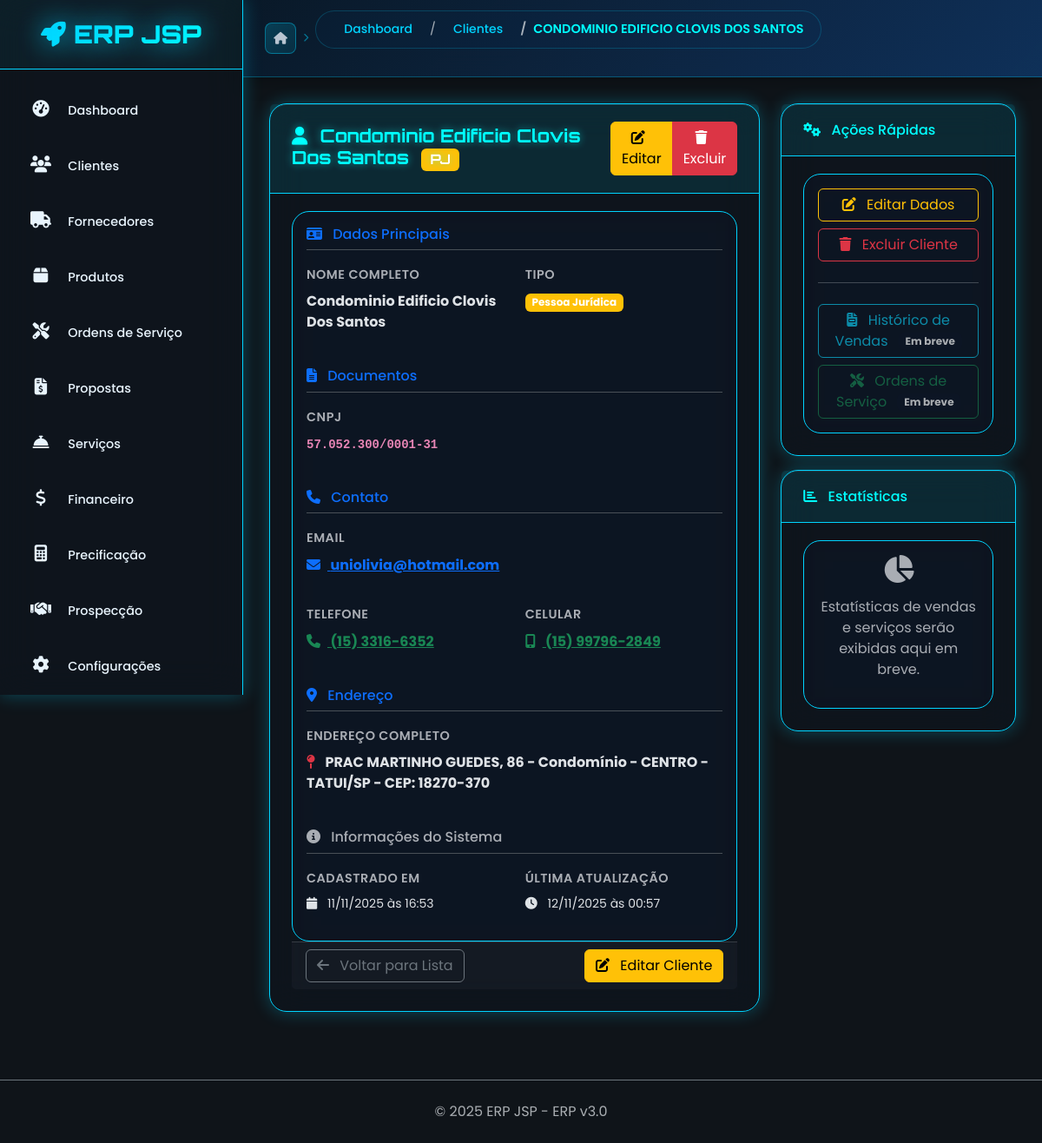
Screenshot of /cliente/4 with the database file from the repository.
### app/cliente/cliente_model.py (models this page shows, shortened)
class Cliente(BaseModel):
    __tablename__ = 'clientes'
    nome = db.Column(db.String(150), nullable=False, index=True)
    nome_fantasia = db.Column(db.String(150), index=True)  # Para PJ
    razao_social = db.Column(db.String(200))  # Para PJ
    tipo = db.Column(db.String(20), nullable=False, default='PF')  # PF ou PJ
    cpf_cnpj = db.Column(db.String(20), unique=True, index=True)
    rg_ie = db.Column(db.String(20))
    im = db.Column(db.String(20))  # Inscrição Municipal
    email = db.Column(db.String(150), index=True)
    email_financeiro = db.Column(db.String(150))  # Email específico para cobrança
    telefone = db.Column(db.String(20))
    celular = db.Column(db.String(20))
    whatsapp = db.Column(db.String(20))
    site = db.Column(db.String(200))
    contato_nome = db.Column(db.String(100))  # Nome do responsável
    contato_cargo = db.Column(db.String(100))  # Cargo do responsável
    contato_telefone = db.Column(db.String(20))
    contato_email = db.Column(db.String(150))
    cep = db.Column(db.String(10))
    endereco = db.Column(db.String(200))
    numero = db.Column(db.String(20))
    complemento = db.Column(db.String(100))
    bairro = db.Column(db.String(100))
    cidade = db.Column(db.String(100))
    estado = db.Column(db.String(2))
    pais = db.Column(db.String(50), default='Brasil')
    segmento = db.Column(db.String(100))  # Setor de atuação
    porte_empresa = db.Column(db.String(20))  # MEI, ME, EPP, Grande
    origem = db.Column(db.String(50))  # Como conheceu a empresa
    classificacao = db.Column(db.String(20), default='A')  # A, B, C (qualidade)
    limite_credito = db.Column(db.Numeric(10, 2), default=0)
    forma_pagamento_padrao = db.Column(db.String(50))
    prazo_pagamento_padrao = db.Column(db.Integer, default=30)  # dias
    desconto_padrao = db.Column(db.Numeric(5, 2), default=0)  # %
    data_nascimento = db.Column(db.Date)  # Para PF
    data_fundacao = db.Column(db.Date)  # Para PJ
    genero = db.Column(db.String(20))  # Para PF
    estado_civil = db.Column(db.String(20))  # Para PF
    profissao = db.Column(db.String(100))  # Para PF
    observacoes = db.Column(db.Text)
    observacoes_internas = db.Column(db.Text)  # Não visível em relatórios
    status = db.Column(db.String(20), default='ativo')  # ativo, inativo, bloqueado
    motivo_bloqueio = db.Column(db.String(200))
    @property
    def nome_display(self):
        if self.tipo == 'PJ' and self.nome_fantasia:
            return self.nome_fantasia.title()
        return self.nome.title() if self.nome else ''
    @property
    def documento_formatado(self):
        if not self.cpf_cnpj:
            return ''
        doc = ''.join(filter(str.isdigit, self.cpf_cnpj))
        if len(doc) == 11:  # CPF
            return f'{doc[:3]}.{doc[3:6]}.{doc[6:9]}-{doc[9:]}'
        elif len(doc) == 14:  # CNPJ
            return f'{doc[:2]}.{doc[2:5]}.{doc[5:8]}/{doc[8:12]}-{doc[12:]}'
        return self.cpf_cnpj
    @property
    def endereco_completo(self):
        partes = []
        if self.endereco:
            endereco_base = self.endereco
            if self.numero:
                endereco_base += f', {self.numero}'
            if self.complemento:
                endereco_base += f' - {self.complemento}'
            partes.append(endereco_base)
        if self.bairro:
            partes.append(self.bairro)
        if self.cidade and self.estado:
            partes.append(f'{self.cidade}/{self.estado}')
        elif self.cidade:
            partes.append(self.cidade)
        if self.cep:
            cep_formatado = self.cep_formatado
            if cep_formatado:
                partes.append(f'CEP: {cep_formatado}')
        return ' - '.join(partes) if partes else ''
    @property
    def cep_formatado(self):
        if not self.cep:
            return ''
        cep = ''.join(filter(str.isdigit, self.cep))
        if len(cep) == 8:
            return f'{cep[:5]}-{cep[5:]}'
        return self.cep

### app/cliente/cliente_routes.py (the view)
@cliente_bp.route('/<int:id>')
def visualizar(id):
    cliente = Cliente.query.get_or_404(id)
    return render_template('cliente/visualizar.html', cliente=cliente)

### app/cliente/templates/cliente/visualizar.html (shortened to what this page needs)
{% extends "base.html" %}
{% block breadcrumb %}
<nav aria-label="breadcrumb">
    <ol class="breadcrumb">
        <li class="breadcrumb-item"><a href="{{ url_for('painel.dashboard') }}">Dashboard</a></li>
        <li class="breadcrumb-item"><a href="{{ url_for('cliente.listar') }}">Clientes</a></li>
        <li class="breadcrumb-item active">{{ cliente.nome }}</li>
    </ol>
</nav>
{% endblock %}
{% block content %}
<div class="row">
    <div class="col-lg-8">
        <div class="card">
            <div class="card-header d-flex justify-content-between align-items-center">
                <h4 class="mb-0">
                    <i class="fas fa-user me-2"></i>
                    {{ cliente.nome_display }}
                    <span class="badge bg-{{ 'info' if cliente.tipo == 'PF' else 'warning' }} ms-2">
                        {{ cliente.tipo }}
                    </span>
                </h4>
                <div class="btn-group">
                    <a href="{{ url_for('cliente.editar', id=cliente.id) }}" class="btn btn-warning">
                        <i class="fas fa-edit me-2"></i>
                        Editar
                    </a>
                    <button type="button"
                            class="btn btn-danger"
                            onclick="confirmarExclusao('{{ cliente.nome }}', '{{ url_for('cliente.excluir', id=cliente.id) }}')">
                        <i class="fas fa-trash me-2"></i>
                        Excluir
                    </button>
                </div>
            </div>
            <div class="card-body">
                <div class="row mb-4">
                    <div class="col-12">
                        <h6 class="text-primary border-bottom pb-2 mb-3">
                            <i class="fas fa-id-card me-2"></i>
                            Dados Principais
                        </h6>
                    </div>
                    <div class="col-md-6">
                        <div class="mb-3">
                            <label class="form-label text-muted">Nome Completo</label>
                            <div class="fw-bold">{{ cliente.nome_display }}</div>
                        </div>
                    </div>
                    <div class="col-md-6">
                        <div class="mb-3">
                            <label class="form-label text-muted">Tipo</label>
                            <div>
                                <span class="badge bg-{{ 'info' if cliente.tipo == 'PF' else 'warning' }}">
                                    {{ 'Pessoa Física' if cliente.tipo == 'PF' else 'Pessoa Jurídica' }}
                                </span>
                            </div>
                        </div>
                    </div>
                </div>
                {% if cliente.cpf_cnpj or cliente.rg_ie %}
                <div class="row mb-4">
                    <div class="col-12">
                        <h6 class="text-primary border-bottom pb-2 mb-3">
                            <i class="fas fa-file-alt me-2"></i>
                            Documentos
                        </h6>
                    </div>
                    {% if cliente.cpf_cnpj %}
                    <div class="col-md-6">
                        <div class="mb-3">
                            <label class="form-label text-muted">
                                {{ 'CPF' if cliente.tipo == 'PF' else 'CNPJ' }}
                            </label>
                            <div class="fw-bold">
                                <code>{{ cliente.documento_formatado }}</code>
                            </div>
                        </div>
                    </div>
                    {% endif %}
                </div>
                {% endif %}
                {% if cliente.email or cliente.telefone or cliente.celular %}
                <div class="row mb-4">
                    <div class="col-12">
                        <h6 class="text-primary border-bottom pb-2 mb-3">
                            <i class="fas fa-phone me-2"></i>
                            Contato
                        </h6>
                    </div>
                    {% if cliente.email %}
                    <div class="col-md-12 mb-3">
                        <div class="mb-3">
                            <label class="form-label text-muted">Email</label>
                            <div>
                                <a href="mailto:{{ cliente.email }}" class="text-primary fw-bold">
                                    <i class="fas fa-envelope me-2"></i>
                                    {{ cliente.email }}
                                </a>
                            </div>
                        </div>
                    </div>
                    {% endif %}
                    {% if cliente.telefone %}
                    <div class="col-md-6">
                        <div class="mb-3">
                            <label class="form-label text-muted">Telefone</label>
                            <div>
                                <a href="tel:{{ cliente.telefone }}" class="text-success fw-bold">
                                    <i class="fas fa-phone me-2"></i>
                                    {{ cliente.telefone }}
                                </a>
                            </div>
                        </div>
                    </div>
                    {% endif %}
                    {% if cliente.celular %}
                    <div class="col-md-6">
                        <div class="mb-3">
                            <label class="form-label text-muted">Celular</label>
                            <div>
                                <a href="tel:{{ cliente.celular }}" class="text-success fw-bold">
                                    <i class="fas fa-mobile-alt me-2"></i>
                                    {{ cliente.celular }}
                                </a>
                            </div>
                        </div>
                    </div>
                    {% endif %}
                </div>
                {% endif %}
                {% if cliente.endereco_completo %}
                <div class="row mb-4">
                    <div class="col-12">
                        <h6 class="text-primary border-bottom pb-2 mb-3">
                            <i class="fas fa-map-marker-alt me-2"></i>
                            Endereço
                        </h6>
                    </div>
                    <div class="col-12">
                        <div class="mb-3">
                            <label class="form-label text-muted">Endereço Completo</label>
                            <div class="fw-bold">
                                <i class="fas fa-map-pin me-2 text-danger"></i>
                                {{ cliente.endereco_completo }}
                            </div>
                        </div>
                    </div>
                </div>
                {% endif %}
                <div class="row">
                    <div class="col-12">
                        <h6 class="text-muted border-bottom pb-2 mb-3">
                            <i class="fas fa-info-circle me-2"></i>
                            Informações do Sistema
                        </h6>
                    </div>
                    <div class="col-md-6">
                        <div class="mb-3">
                            <label class="form-label text-muted">Cadastrado em</label>
                            <div class="small">
                                <i class="fas fa-calendar me-2"></i>
                                {{ cliente.criado_em.strftime('%d/%m/%Y às %H:%M') }}
                            </div>
                        </div>
                    </div>
                    <div class="col-md-6">
                        <div class="mb-3">
                            <label class="form-label text-muted">Última atualização</label>
                            <div class="small">
                                <i class="fas fa-clock me-2"></i>
                                {{ cliente.atualizado_em.strftime('%d/%m/%Y às %H:%M') }}
                            </div>
                        </div>
                    </div>
                </div>
            </div>
            <div class="card-footer">
                <div class="d-flex justify-content-between">
                    <a href="{{ url_for('cliente.listar') }}" class="btn btn-outline-secondary">
                        <i class="fas fa-arrow-left me-2"></i>
                        Voltar para Lista
                    </a>
                    <div class="btn-group">
                        <a href="{{ url_for('cliente.editar', id=cliente.id) }}" class="btn btn-warning">
                            <i class="fas fa-edit me-2"></i>
                            Editar Cliente
                        </a>
                    </div>
                </div>
            </div>
        </div>
    </div>
    <div class="col-lg-4">
        <div class="card">
            <div class="card-header">
                <h6 class="mb-0">
                    <i class="fas fa-cogs me-2"></i>
                    Ações Rápidas
                </h6>
            </div>
            <div class="card-body">
                <div class="d-grid gap-2">
                    <a href="{{ url_for('cliente.editar', id=cliente.id) }}" class="btn btn-outline-warning">
                        <i class="fas fa-edit me-2"></i>
                        Editar Dados
                    </a>
                    <button type="button"
                            class="btn btn-outline-danger"
                            onclick="confirmarExclusao('{{ cliente.nome }}', '{{ url_for('cliente.excluir', id=cliente.id) }}')">
                        <i class="fas fa-trash me-2"></i>
                        Excluir Cliente
                    </button>
                    <hr>
                    <button class="btn btn-outline-info" disabled>
                        <i class="fas fa-file-invoice me-2"></i>
                        Histórico de Vendas
                        <span class="badge bg-secondary ms-2">Em breve</span>
                    </button>
                    <button class="btn btn-outline-success" disabled>
                        <i class="fas fa-tools me-2"></i>
                        Ordens de Serviço
                        <span class="badge bg-secondary ms-2">Em breve</span>
                    </button>
                </div>
            </div>
        </div>
        <div class="card mt-3">
            <div class="card-header">
                <h6 class="mb-0">
                    <i class="fas fa-chart-bar me-2"></i>
                    Estatísticas
                </h6>
            </div>
            <div class="card-body text-center">
                <div class="text-muted">
                    <i class="fas fa-chart-pie fa-2x mb-3"></i>
                    <p>Estatísticas de vendas e serviços serão exibidas aqui em breve.</p>
                </div>
            </div>
        </div>
    </div>
</div>
{% endblock %}

### rows the page displays
Cliente: nome "CONDOMINIO EDIFICIO CLOVIS DOS SANTOS", nome_display "Condominio Edificio Clovis Dos Santos", tipo "PJ", tipo "Pessoa Jurídica", tipo "CNPJ", documento_formatado "57.052.300/0001-31", email "uniolivia@hotmail.com", telefone "(15) 3316-6352", celular "(15) 99796-2849", endereco_completo "PRAC MARTINHO GUEDES, 86 - Condomínio - CENTRO - TATUI/SP - CEP: 18270-370", criado_em "11/11/2025 às 16:53", atualizado_em "12/11/2025 às 00:57"

### other values shown
{{ COMPANY_NAME }} "ERP JSP"
{{ SYSTEM_VERSION }} "3.0"
